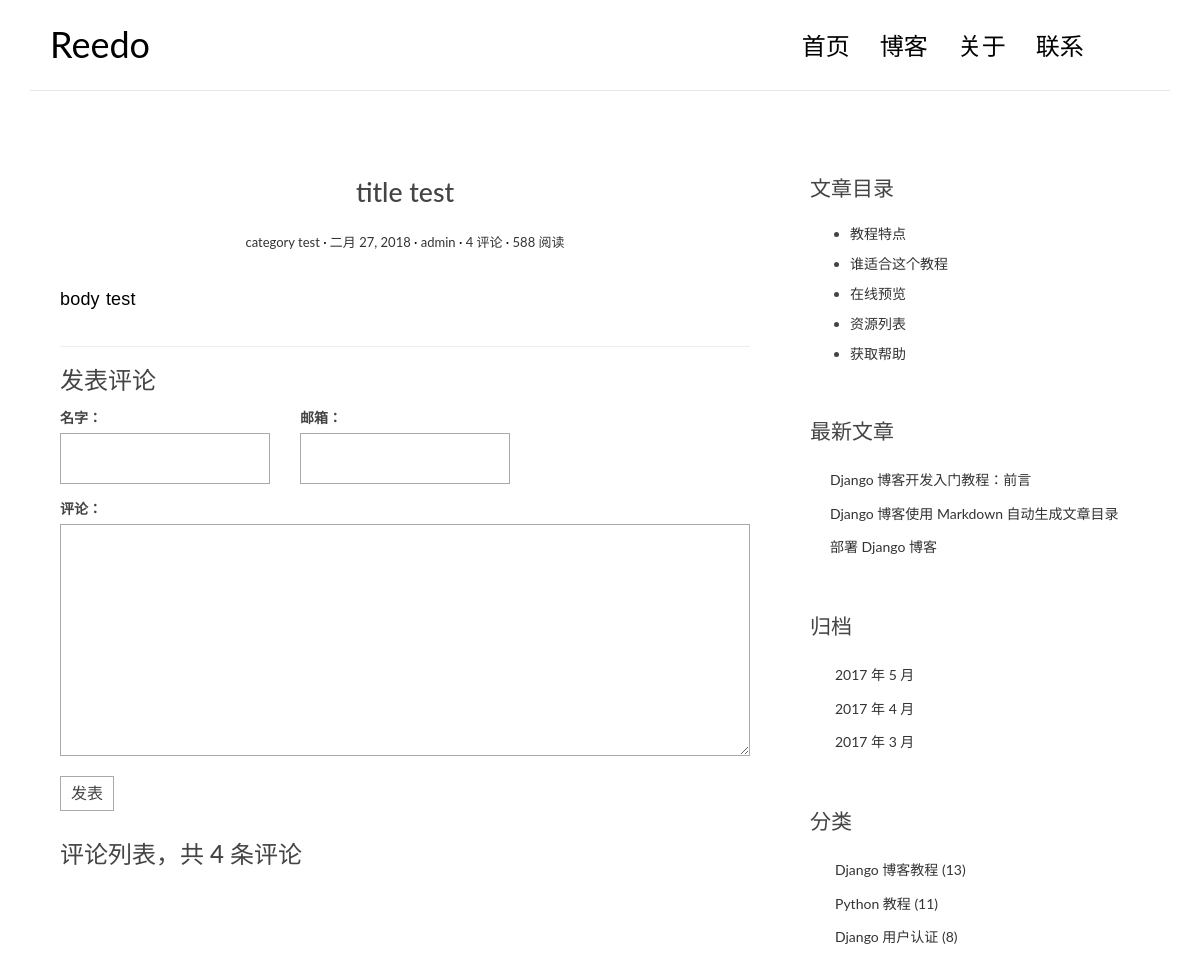
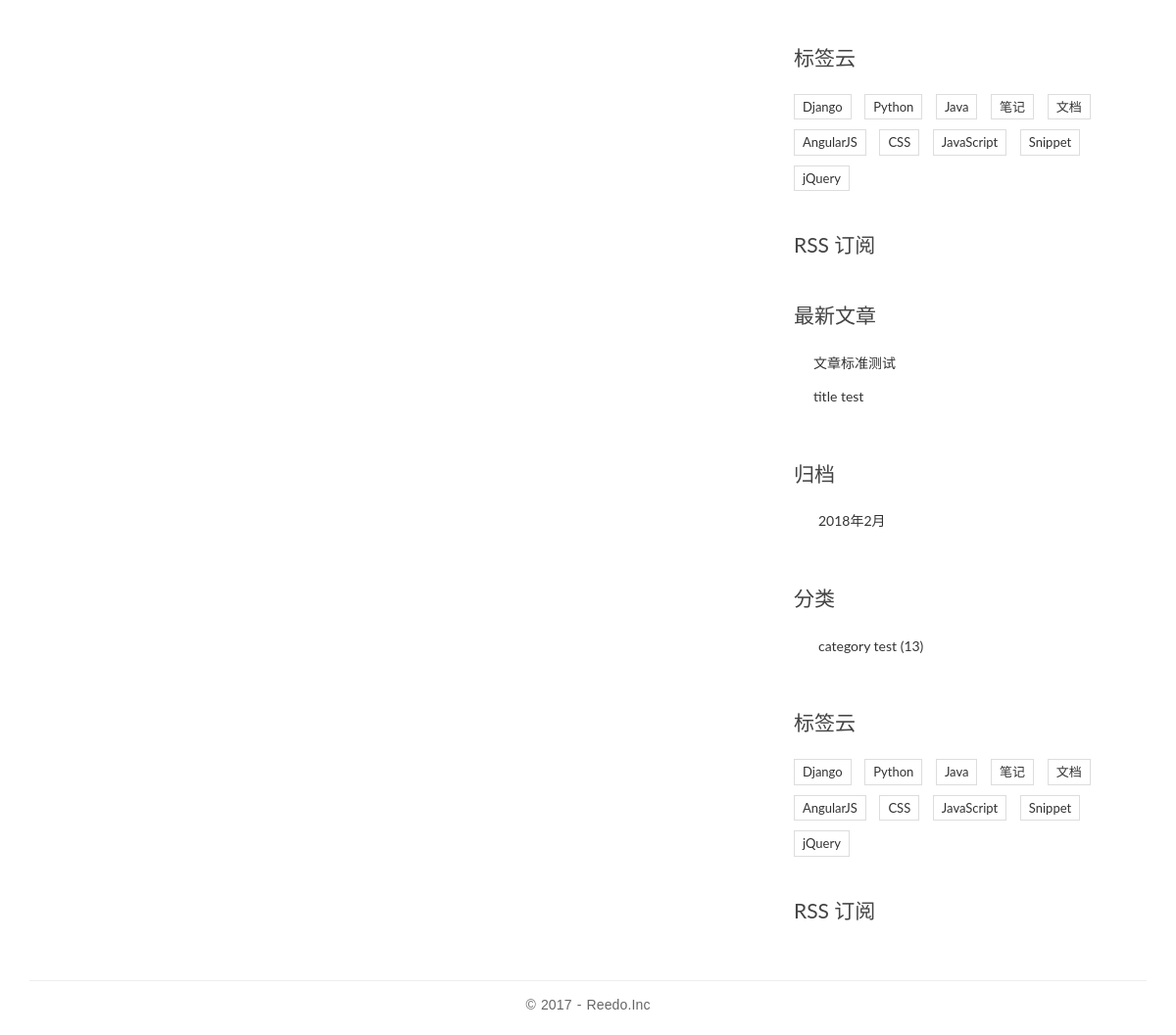
The app's page /post/1/ with its own data (2 pictures, top to bottom).
### blog/models.py (models this page shows, shortened)
class Post(models.Model):
    title = models.CharField(max_length=40)
    body = models.TextField()
    created_time = models.DateField()
    modified_time = models.DateField()
    category = models.ForeignKey(Category, on_delete=models.CASCADE)
    tags = models.ManyToManyField(Tag, blank=True)
    author = models.ForeignKey(User, on_delete=models.CASCADE)

class Category(models.Model):
    name = models.CharField(max_length=20)
    def __str__(self):
        return self.name

### blog/views.py (the view)
# urls.py: path('post/<int:pk>/', views.detail, name='detail'),
def detail(request, pk):
    post = get_object_or_404(Post, pk=pk)
    post.body = markdown.markdown(post.body, extensions=['markdown.extensions.extra', 'markdown.extensions.codehilite', 'markdown.extensions.toc'])
    form = CommentForm()
    comment_list = post.comment_set.all().order_by('-created_time')
    return render(request, 'blog/detail.html', {'post':post, 'form':form, 'comment_list':comment_list})

### comments/forms.py
class CommentForm(forms.ModelForm):
    class Meta:
        model = Comment
        fields = ['name', 'email', 'text']

### blog/templatetags/blog_tags.py (called while the page is built)
@register.simple_tag
def get_recent_posts(num=5):
    return Post.objects.all().order_by('-created_time')[:num]

@register.simple_tag
def archives():
    return Post.objects.dates('created_time', 'month', order='DESC')

@register.simple_tag
def get_categories():
    return Category.objects.all()

### templates/blog/detail.html (shortened to what this page needs)
{% extends "base.html" %}
{% block main %}
    <article class="post post-{{ post.pk }}">
        <header class="entry-header">
            <h1 class="entry-title">{{ post.title }}</h1>
            <div class="entry-meta">
                <span class="post-category"><a href="#">{{ post.category }}</a></span>
                <span class="post-date"><a href="#"><time class="entry-date"
                                                          datetime="{{ post.created_time }}">{{ post.created_time }}</time></a></span>
                <span class="post-author"><a href="#">{{ post.author }}</a></span>
                <span class="comments-link"><a href="#">4 评论</a></span>
                <span class="views-count"><a href="#">588 阅读</a></span>
            </div>
        </header>
        <div class="entry-content clearfix">
                {{ post.body|safe }}
        </div>
    </article>
    <section class="comment-area" id="comment-area">
        <hr>
        <h3>发表评论</h3>
        <form action="{% url 'comments:post_comment' post.pk %}" method="post" class="comment-form">
            <div class="row">
                <div class="col-md-4">
                    <label for="id_name">名字：</label>
                    {{ form.name }}
                </div>
                <div class="col-md-4">
                    <label for="id_email">邮箱：</label>
                    {{ form.email }}
                </div>
                <div class="col-md-12">
                    <label for="id_comment">评论：</label>
                    {{ form.text }}
                    <button type="submit" class="comment-btn">发表</button>
                </div>
            </div>
        </form>
        <div class="comment-list-panel">
            <h3>评论列表，共 <span>4</span> 条评论</h3>
        </div>
    </section>
{% endblock main %}
{% block aside %}
    <div class="widget widget-content">
        <h3 class="widget-title">文章目录</h3>
        <ul>
            <li>
                <a href="#">教程特点</a>
            </li>
            <li>
                <a href="#">谁适合这个教程</a>
            </li>
            <li>
                <a href="#">在线预览</a>
            </li>
            <li>
                <a href="#">资源列表</a>
            </li>
            <li>
                <a href="#">获取帮助</a>
            </li>
        </ul>
    </div>
    <div class="widget widget-recent-posts">
        <h3 class="widget-title">最新文章</h3>
        <ul>
            <li>
                <a href="#">Django 博客开发入门教程：前言</a>
            </li>
            <li>
                <a href="#">Django 博客使用 Markdown 自动生成文章目录</a>
            </li>
            <li>
                <a href="#">部署 Django 博客</a>
            </li>
        </ul>
    </div>
    <div class="widget widget-archives">
        <h3 class="widget-title">归档</h3>
        <ul>
            <li>
                <a href="#">2017 年 5 月</a>
            </li>
            <li>
                <a href="#">2017 年 4 月</a>
            </li>
            <li>
                <a href="#">2017 年 3 月</a>
            </li>
        </ul>
    </div>
    <div class="widget widget-category">
        <h3 class="widget-title">分类</h3>
        <ul>
            <li>
                <a href="#">Django 博客教程 <span class="post-count">(13)</span></a>
            </li>
            <li>
                <a href="#">Python 教程 <span class="post-count">(11)</span></a>
            </li>
            <li>
                <a href="#">Django 用户认证 <span class="post-count">(8)</span></a>
            </li>
        </ul>
    </div>
    <div class="widget widget-tag-cloud">
        <h3 class="widget-title">标签云</h3>
        <ul>
            <li>
                <a href="#">Django</a>
            </li>
            <li>
                <a href="#">Python</a>
            </li>
            <li>
                <a href="#">Java</a>
            </li>
            <li>
                <a href="#">笔记</a>
            </li>
            <li>
                <a href="#">文档</a>
            </li>
            <li>
                <a href="#">AngularJS</a>
            </li>
            <li>
                <a href="#">CSS</a>
            </li>
            <li>
                <a href="#">JavaScript</a>
            </li>
            <li>
                <a href="#">Snippet</a>
            </li>
            <li>
                <a href="#">jQuery</a>
            </li>
        </ul>
    </div>
    <div class="rss">
        <a href=""> RSS 订阅</a>
    </div>
{% endblock aside %}

### templates/base.html (shortened to what this page needs)
{% load staticfiles %}
{% load blog_tags %}
<!DOCTYPE html>
<html>
<head>
    <link rel="stylesheet" href="{% static 'blog/css/bootstrap.min.css' %}">
    <link rel="stylesheet" href="http://code.ionicframework.com/ionicons/2.0.1/css/ionicons.min.css">
    <link rel="stylesheet" href="{% static 'blog/css/pace.css' %}">
    <link rel="stylesheet" href="{% static 'blog/css/custom.css' %}">
    <link rel="stylesheet" href="{% static 'blog/css/highlights/github.css' %}">
</head>
<body>
<div class="container">
    <header id="site-header">
        <div class="row">
            <div class="col-md-4 col-sm-5 col-xs-8">
                <div class="logo">
                    <h1><a href="{% url 'blog:index' %}"><b>Reedo</b></a></h1>
                </div>
            </div>
            <div class="col-md-8 col-sm-7 col-xs-4">
                <nav class="main-nav" role="navigation">
                    <div class="collapse navbar-collapse" id="bs-example-navbar-collapse-1">
                        <ul class="nav navbar-nav navbar-right">
                            <li class="cl-effect-11"><a href="{% url 'blog:index' %}" data-hover="首页">首页</a></li>
                            <li class="cl-effect-11"><a href="{% url 'blog:index' %}" data-hover="博客">博客</a></li>
                            <li class="cl-effect-11"><a href="{% url 'blog:index' %}" data-hover="关于">关于</a></li>
                            <li class="cl-effect-11"><a href="{% url 'blog:index' %}" data-hover="联系">联系</a></li>
                        </ul>
                    </div>
                </nav>
            </div>
        </div>
    </header>
</div>
<div class="content-body">
    <div class="container">
        <div class="row">
            <main class="col-md-8">
                {% block main %}
                {% endblock main %}
            </main>
            <aside class="col-md-4">
                {% block aside %}
                {% endblock aside %}
                <div class="widget widget-recent-posts">
                    <h3 class="widget-title">最新文章</h3>
                    {% get_recent_posts as recent_post_list %}
                    <ul>
                        {% for post in recent_post_list %}
                            <li>
                                <a href="#">{{ post.title }}</a>
                            </li>
                        {% endfor %}
                    </ul>
                </div>
                <div class="widget widget-archives">
                    <h3 class="widget-title">归档</h3>
                    {% archives as archives_list %}
                    <ul>
                        {% for date in archives_list %}
                            <li>
                                <a href="{% url 'blog:archives' date.year date.month %}">{{ date.year }}年{{ date.month }}月</a>
                            </li>
                        {% endfor %}
                    </ul>
                </div>
                <div class="widget widget-category">
                    <h3 class="widget-title">分类</h3>
                    {% get_categories as category_list %}
                    <ul>
                        {% for category in category_list %}
                            <li>
                                <a href="{% url 'blog:category' category.pk %}">{{ category.name }} <span class="post-count">(13)</span></a>
                            </li>
                        {% endfor %}
                    </ul>
                </div>
                <div class="widget widget-tag-cloud">
                    <h3 class="widget-title">标签云</h3>
                    <ul>
                        <li>
                            <a href="#">Django</a>
                        </li>
                        <li>
                            <a href="#">Python</a>
                        </li>
                        <li>
                            <a href="#">Java</a>
                        </li>
                        <li>
                            <a href="#">笔记</a>
                        </li>
                        <li>
                            <a href="#">文档</a>
                        </li>
                        <li>
                            <a href="#">AngularJS</a>
                        </li>
                        <li>
                            <a href="#">CSS</a>
                        </li>
                        <li>
                            <a href="#">JavaScript</a>
                        </li>
                        <li>
                            <a href="#">Snippet</a>
                        </li>
                        <li>
                            <a href="#">jQuery</a>
                        </li>
                    </ul>
                </div>
                <div class="rss">
                    <a href=""> RSS 订阅</a>
                </div>
            </aside>
        </div>
    </div>
</div>
<footer id="site-footer">
    <div class="container">
        <div class="row">
            <div class="col-md-12">
                <p class="copyright">&copy 2017 - Reedo.Inc
                </p>
            </div>
        </div>
    </div>
</footer>
</body>
</html>

### static/blog/css/custom.css (style rules this page uses)
* { outline: none; }
h1, h2, h3, h4, h5, h6 { margin-top: 0; }
b { font-weight: 400; }
a { color: #333; }
body { color: #444; font-family: 'Lato', sans-serif; }
p { font-family: 'Ubuntu', sans-serif; font-weight: 400; word-spacing: 1px; letter-spacing: 0.01em; }
#site-header { background-color: #FFF; padding: 25px 20px; margin-bottom: 40px; border-bottom: 1px solid #e7e7e7; }
.logo h1 a { color: #000; }
.logo h1 { margin: 0; font-family: 'Lato', sans-serif; font-weight: 300; }
.main-nav { margin-top: 11px; max-width: 95%; }
.main-nav a { color: #000000 !important; padding: 0 0 5px 0 !important; margin-right: 30px; font-family: 'Lato', sans-serif; font-weight: 300; font-size: 24px; }
.cl-effect-11 a { padding: 10px 0; color: #0972b4; text-shadow: none; }
.cl-effect-11 a::before { position: absolute; top: 0; left: 0; overflow: hidden; padding: 0 0 5px 0 !important; max-width: 0; border-bottom: 1px solid #000; color: #000; content: attr(data-hover); white-space: nowrap; -webkit-transition: max-width 0.5s; -moz-transition: max-width 0.5s; transition: max-width 0.5s; }
.content-body { padding-bottom: 4em; }
.post { background: #fff; padding: 30px 30px 0; }
.entry-title { text-align: center; font-size: 1.9em; margin-bottom: 20px; line-height: 1.6; padding: 10px 20px 0; }
.entry-meta { text-align: center; color: #DDDDDD; font-size: 13px; margin-bottom: 30px; }
.entry-content { font-size: 18px; line-height: 1.9; font-weight: 300; color: #000; }
.post-category::after, .post-date::after, .post-author::after, .comments-link::after { content: ' ·'; color: #000; }
.widget { background: #fff; padding: 30px 0 0; }
.widget-title { font-size: 1.5em; margin-bottom: 20px; line-height: 1.6; padding: 10px 0 0; font-weight: 400; }
.widget-recent-posts ul { padding: 0; margin: 0; padding-left: 20px; }
.widget-recent-posts ul li { list-style-type: none; position: relative; line-height: 170%; margin-bottom: 10px; }
.widget-recent-posts ul li::before { content: '\f3d3'; font-family: "Ionicons"; position: absolute; left: -17px; top: 3px; font-size: 16px; color: #000; }
.widget-archives ul { padding: 0; margin: 0; padding-left: 25px; }
.widget-archives ul li { list-style-type: none; position: relative; line-height: 170%; margin-bottom: 10px; }
.widget-archives ul li::before { content: '\f3f3'; font-family: "Ionicons"; position: absolute; left: -25px; top: 1px; font-size: 16px; color: #000; }
.widget-category ul { padding: 0; margin: 0; padding-left: 25px; }
.widget-category ul li { list-style-type: none; position: relative; line-height: 170%; margin-bottom: 10px; }
.widget-category ul li::before { content: '\f3fe'; font-family: "Ionicons"; position: absolute; left: -25px; top: 1px; font-size: 18px; color: #000; }
.widget-tag-cloud ul { padding: 0; margin: 0; margin-right: -10px; }
.widget-tag-cloud ul li { list-style-type: none; font-size: 13px; display: inline-block; margin-right: 10px; margin-bottom: 10px; padding: 3px 8px; border: 1px solid #ddd; }
.widget-content ul li { margin-bottom: 10px; }
.rss { font-size: 21px; margin-top: 30px; }
.rss a { color: #444; }
#site-footer { padding-top: 10px; padding: 0 0 1.5em 0; }
.copyright { text-align: center; padding-top: 1em; margin: 0; border-top: 1px solid #eee; color: #666; }
.contact-form input, .comment-form input { border: 1px solid #aaa; margin-bottom: 15px; width: 100%; padding: 15px 15px; font-size: 16px; line-height: 100%; transition: 0.4s border-color linear; }
.contact-form textarea, .comment-form textarea { border: 1px solid #aaa; margin-bottom: 15px; width: 100%; padding: 15px 15px; font-size: 16px; line-height: 20px !important; min-height: 183px; transition: 0.4s border-color linear; }
.comment-area { padding: 0 30px 0; }
.comment-form { margin-top: 15px; }
.comment-form .comment-btn { background-color: #fff; border: 1px solid #aaa; font-size: 16px; padding: 5px 10px; }
.comment-list-panel { margin-top: 30px; }

### records on screen
Post: title "title test", category "category test", created_time "二月 27, 2018", author "admin", body "body test"
Post: title "文章标准测试"
Category: name "category test"

### other values on screen
{{ date.year }} "2018"
{{ date.month }} "2"
